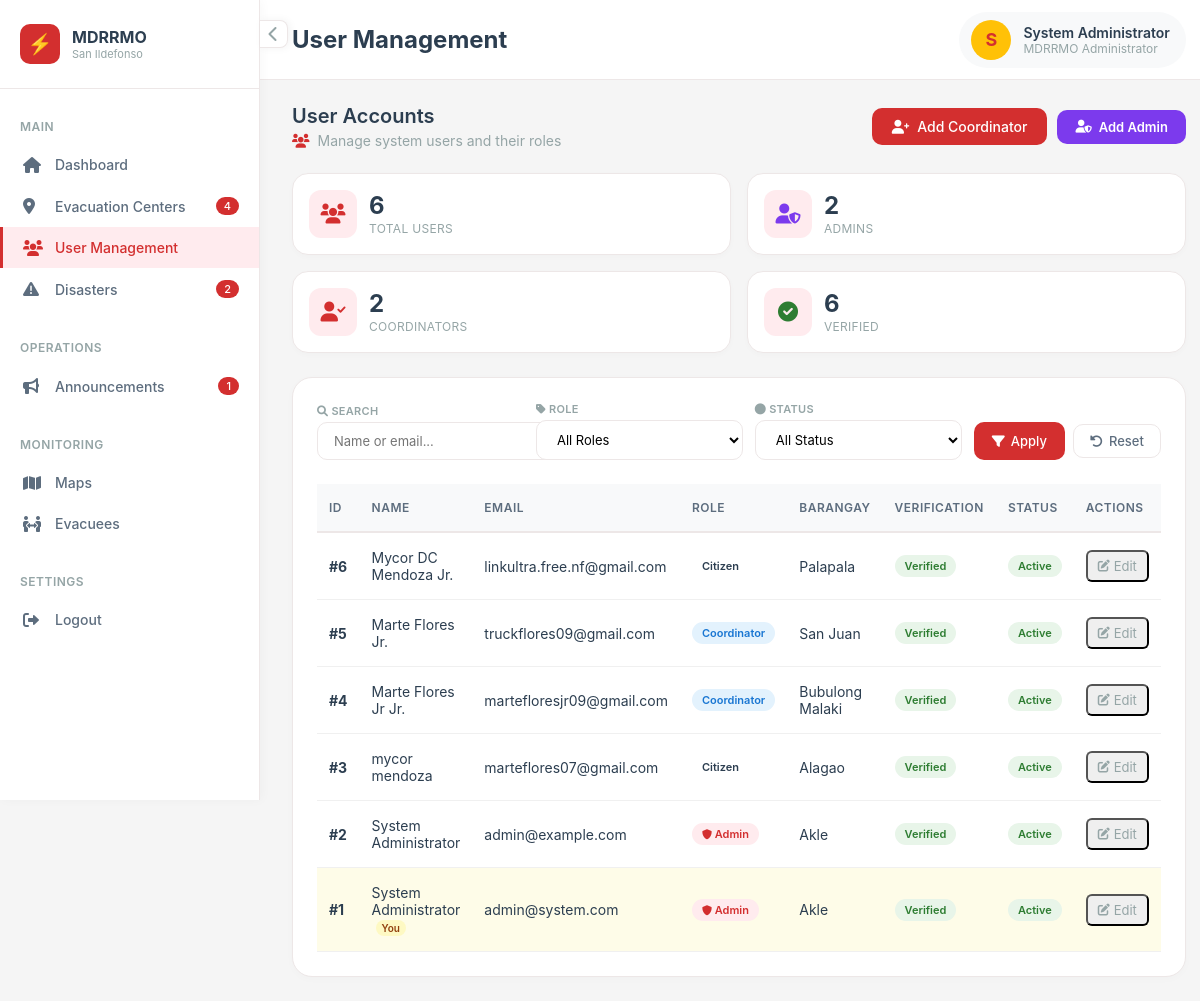
Before: /admin/users.php (signed in) with the older database file.
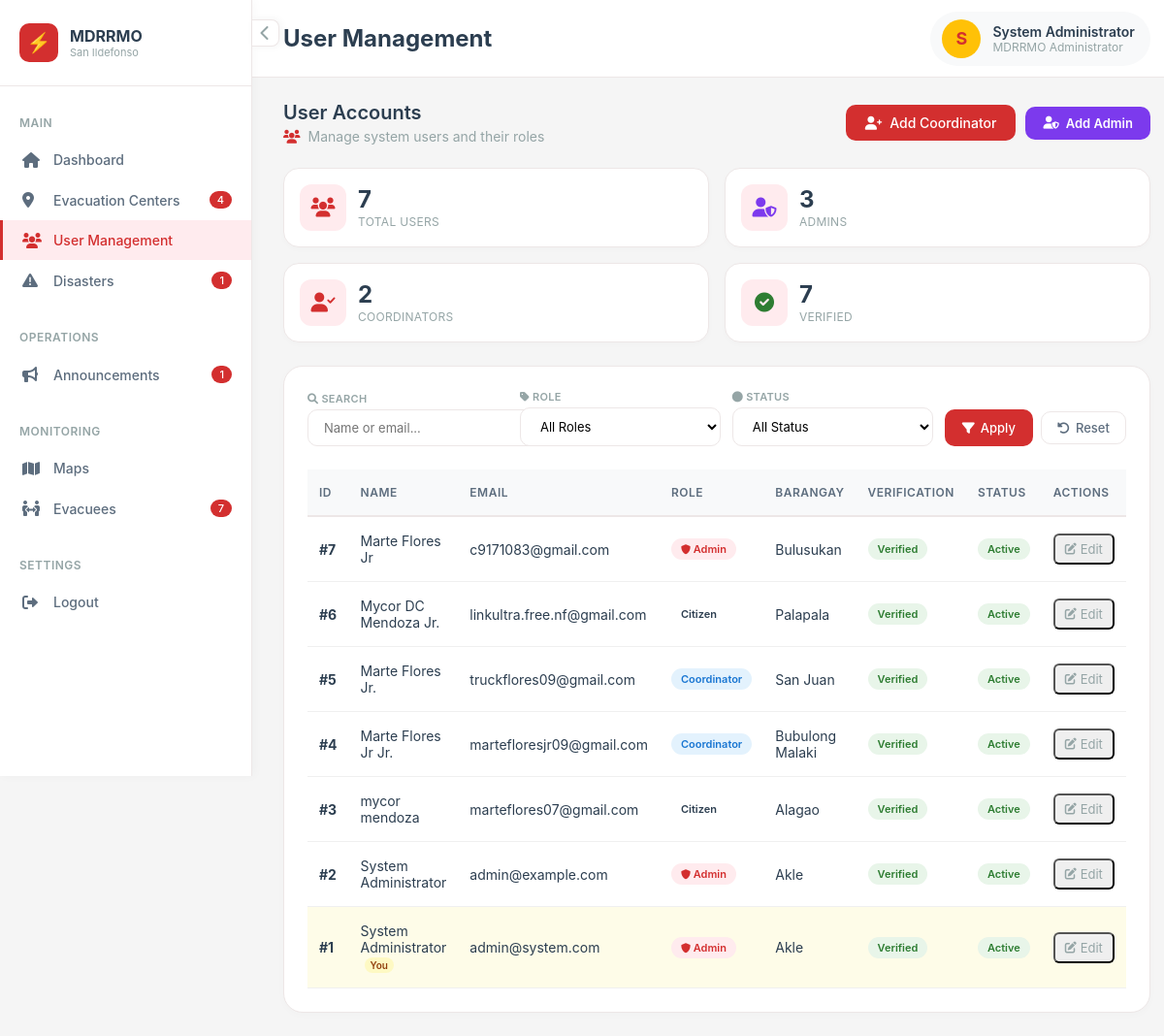
After: the same page with the newer database file.
### tables this page shows
CREATE TABLE `users` (
  `id` int(10) UNSIGNED NOT NULL,
  `full_name` varchar(150) NOT NULL,
  `first_name` varchar(100) DEFAULT NULL,
  `middle_name` varchar(100) DEFAULT NULL,
  `last_name` varchar(100) DEFAULT NULL,
  `suffix` varchar(10) DEFAULT NULL,
  `email` varchar(150) NOT NULL,
  `contact_number` varchar(20) DEFAULT NULL,
  `password_hash` varchar(255) NOT NULL,
  `role` enum('citizen','admin','coordinator') NOT NULL DEFAULT 'citizen',
  `barangay_id` int(10) UNSIGNED NOT NULL,
  `house_number` varchar(50) NOT NULL,
  `birthday` date DEFAULT NULL,
  `sex` enum('male','female','prefer_not_to_say') DEFAULT NULL,
  `is_email_verified` tinyint(1) NOT NULL DEFAULT 0,
  `otp_code_hash` varchar(255) DEFAULT NULL,
  `otp_expires_at` datetime DEFAULT NULL,
  `device_token` varchar(255) DEFAULT NULL,
  `device_fingerprint` varchar(255) DEFAULT NULL,
  `device_registered_at` datetime DEFAULT NULL,
  `is_device_trusted` tinyint(1) NOT NULL DEFAULT 0,
  `is_active` tinyint(1) NOT NULL DEFAULT 1,
  `created_at` datetime NOT NULL DEFAULT current_timestamp(),
  `updated_at` datetime NOT NULL DEFAULT current_timestamp() ON UPDATE current_timestamp(),
  `otp_code` varchar(10) DEFAULT NULL,
  `otp_purpose` varchar(30) DEFAULT NULL
);

CREATE TABLE `barangays` (
  `id` int(10) UNSIGNED NOT NULL,
  `name` varchar(100) NOT NULL,
  `municipality` varchar(100) NOT NULL DEFAULT 'San Ildefonso',
  `province` varchar(100) NOT NULL DEFAULT 'Bulacan',
  `center_lat` decimal(10,7) DEFAULT NULL,
  `center_lng` decimal(10,7) DEFAULT NULL,
  `boundary_polygon` longtext DEFAULT NULL CHECK (json_valid(`boundary_polygon`)),
  `is_active` tinyint(1) NOT NULL DEFAULT 1
);

### pages/session.php (called while the page is built, shortened)
<?php
function current_user(): ?array
{
    static $cached = null;
    if ($cached !== null) {
        return $cached;
    }
    $pdo = db();
    $stmt = $pdo->prepare('SELECT u.*, b.name AS barangay_name, b.municipality, b.province
                           FROM users u
                           JOIN barangays b ON b.id = u.barangay_id
                           WHERE u.id = ? AND u.is_active = 1');
    $stmt->execute([$_SESSION['user_id']]);
    $cached = $stmt->fetch() ?: null;
    return $cached;
}
function require_login(?string $role = null): void
{
    $user = current_user();
}

### admin/users.php (the view, shortened to what the changed rows need)
<?php require_once __DIR__ . '/../pages/session.php'; require_login('admin');
$pdo = db();
$user = current_user();
$perPage = 10;
$page = isset($_GET['page']) && is_numeric($_GET['page']) ? (int)$_GET['page'] : 1;
$where = [];
$whereClause = !empty($where) ? "WHERE " . implode(" AND ", $where) : "";
$countSql = "SELECT COUNT(*) FROM users u JOIN barangays b ON b.id = u.barangay_id $whereClause";
$stmt = $pdo->prepare($countSql);
$stmt->execute();
$totalRows = (int)$stmt->fetchColumn();
$offset = ($page - 1) * $perPage;
$sql = "SELECT u.id, u.full_name, u.email, u.role, u.is_active, u.is_email_verified, b.name AS barangay_name
        FROM users u
        JOIN barangays b ON b.id = u.barangay_id
        $whereClause
        ORDER BY u.id DESC
        LIMIT :limit OFFSET :offset";
$stmt = $pdo->prepare($sql);
$stmt->bindValue(':limit', $perPage, PDO::PARAM_INT);
$stmt->bindValue(':offset', $offset, PDO::PARAM_INT);
$stmt->execute();
$filteredUsers = $stmt->fetchAll();
$totalUsers       = (int)$pdo->query("SELECT COUNT(*) FROM users")->fetchColumn();
$adminCount       = (int)$pdo->query("SELECT COUNT(*) FROM users WHERE role = 'admin'")->fetchColumn();
$verifiedCount    = (int)$pdo->query("SELECT COUNT(*) FROM users WHERE is_email_verified = 1")->fetchColumn();
$_badgeOngoing       = (int)$pdo->query("SELECT COUNT(*) FROM disasters WHERE status = 'ongoing'")->fetchColumn();
$_badgeEvacuees      = (int)$pdo->query("SELECT COALESCE(SUM(total_members),0) FROM evac_registrations")->fetchColumn();
$currentAdminId = (int)$user['id'];
?>
<!DOCTYPE html>
<html lang="en">
<head>
    <link rel="stylesheet" href="../asset/css/admin_user.css">
    <link rel="stylesheet" href="https://cdnjs.cloudflare.com/ajax/libs/font-awesome/6.0.0/css/all.min.css" />
</head>
<body>
    <div class="app-wrapper">
        <aside class="sidebar" id="sidebar">
            <div class="sidebar-content">
                <div class="sidebar-section">
                    <ul class="sidebar-menu">
                        <li><a href="disasters.php" class="sidebar-link"><i class="fas fa-exclamation-triangle"></i> <span>Disasters</span><?php if($_badgeOngoing > 0): ?><span class="sidebar-badge"><?php echo $_badgeOngoing; ?></span><?php endif; ?></a></li>
                    </ul>
                </div>
                <div class="sidebar-section">
                    <ul class="sidebar-menu">
                        <li><a href="evacuees.php" class="sidebar-link"><i class="fas fa-people-arrows"></i> <span>Evacuees</span><?php if($_badgeEvacuees > 0): ?><span class="sidebar-badge"><?php echo number_format($_badgeEvacuees); ?></span><?php endif; ?></a></li>
                    </ul>
                </div>
            </div>
        </aside>
        <main class="main-content" id="mainContent">
            <div class="top-nav">
                <div class="page-title">
                    <h1>User Management</h1>
                </div>
                <div class="user-menu">
                    <div class="user-profile">
                        <div class="user-avatar">
                            <?php echo strtoupper(substr($user['full_name'] ?? 'A', 0, 1)); ?>
                        </div>
                        <div class="user-info">
                            <span class="user-name"><?php echo htmlspecialchars($user['full_name'] ?? 'Admin'); ?></span>
                            <span class="user-role">MDRRMO Administrator</span>
                        </div>
                    </div>
                </div>
            </div>
            <div class="dashboard">
                <div class="page-header">
                    <div class="page-header-left">
                        <h2>User Accounts</h2>
                    </div>
                </div>
                <div class="stats-row">
                    <div class="stat-card">
                        <div class="stat-content">
                            <div class="stat-value"><?php echo $totalUsers; ?></div>
                            <div class="stat-label">Total Users</div>
                        </div>
                    </div>
                    <div class="stat-card">
                        <div class="stat-content">
                            <div class="stat-value"><?php echo $adminCount; ?></div>
                            <div class="stat-label">Admins</div>
                        </div>
                    </div>
                    <div class="stat-card">
                        <div class="stat-content">
                            <div class="stat-value"><?php echo $verifiedCount; ?></div>
                            <div class="stat-label">Verified</div>
                        </div>
                    </div>
                </div>
                <div class="card">
                    <?php if (empty($filteredUsers) && $totalRows == 0): ?>
                        <div class="empty-state">
                            <i class="fas fa-users"></i>
                            <p>No users match your filters.</p>
                            <a href="users.php" class="btn-primary">Clear Filters</a>
                        </div>
                    <?php else: ?>
                        <div class="table-container">
                            <table class="table" id="usersTable">
                                <thead>
                                    <tr>
                                        <th>ID</th>
                                        <th>Name</th>
                                        <th>Email</th>
                                        <th>Role</th>
                                        <th>Barangay</th>
                                        <th>Verification</th>
                                        <th>Status</th>
                                        <th>Actions</th>
                                    </tr>
                                </thead>
                                <tbody>
                                    <?php foreach ($filteredUsers as $u):
                                        $roleClass = '';
                                        if ($u['role'] === 'admin')       $roleClass = 'role-admin';
                                        elseif ($u['role'] === 'coordinator') $roleClass = 'role-coordinator';
                                        elseif ($u['role'] === 'citizen')     $roleClass = 'role-citizen';
                                        $isSelf = ((int)$u['id'] === $currentAdminId);
                                    ?>
                                        <tr <?php echo $isSelf ? 'style="background:#FEFCE8;"' : ''; ?>>
                                            <td><strong>#<?php echo (int)$u['id']; ?></strong></td>
                                            <td>
                                                <?php echo htmlspecialchars($u['full_name']); ?>
                                                <?php if ($isSelf): ?>
                                                    <span style="font-size:10px;background:#FEF9C3;color:#92400E;padding:2px 6px;border-radius:99px;font-weight:600;margin-left:4px;">You</span>
                                                <?php endif; ?>
                                            </td>
                                            <td><?php echo htmlspecialchars($u['email']); ?></td>
                                            <td>
                                                <span class="role-badge <?php echo $roleClass; ?>">
                                                    <?php if ($u['role'] === 'admin'): ?><i class="fas fa-shield-alt" style="font-size:10px;"></i> <?php endif; ?>
                                                    <?php echo ucfirst(htmlspecialchars($u['role'])); ?>
                                                </span>
                                            </td>
                                            <td><?php echo htmlspecialchars($u['barangay_name']); ?></td>
                                            <td>
                                                <span class="status-badge <?php echo $u['is_email_verified'] ? 'status-verified' : 'status-unverified'; ?>">
                                                    <?php echo $u['is_email_verified'] ? 'Verified' : 'Unverified'; ?>
                                                </span>
                                            </td>
                                            <td>
                                                <span class="status-badge <?php echo $u['is_active'] ? 'status-active' : 'status-inactive'; ?>">
                                                    <?php echo $u['is_active'] ? 'Active' : 'Inactive'; ?>
                                                </span>
                                            </td>
                                            <td>
                                                <button onclick="openModal(
                                                    <?php echo (int)$u['id']; ?>,
                                                    '<?php echo addslashes($u['full_name']); ?>',
                                                    '<?php echo addslashes($u['email']); ?>',
                                                    '<?php echo $u['role']; ?>',
                                                    '<?php echo $u['is_active']; ?>',
                                                    <?php echo $isSelf ? 'true' : 'false'; ?>
                                                )" class="action-btn">
                                                    <i class="fas fa-edit"></i> Edit
                                                </button>
                                            </td>
                                        </tr>
                                    <?php endforeach; ?>
                                </tbody>
                            </table>
                        </div>
                    <?php endif; ?>
                </div>
            </div>
        </main>
    </div>
</body>
</html>

Changed rows visible on the page:
added users: id "7", full_name "Marte Flores Jr", email "c9171083@gmail.com", role "Admin", barangay.name "Bulusukan", is_email_verified "Verified", is_active "Active"
Other visible differences:
$_badgeOngoing: "2" → "1"
$_badgeEvacuees: (not shown) → "7"
$totalUsers: "6" → "7"
$adminCount: "2" → "3"
$verifiedCount: "6" → "7"
